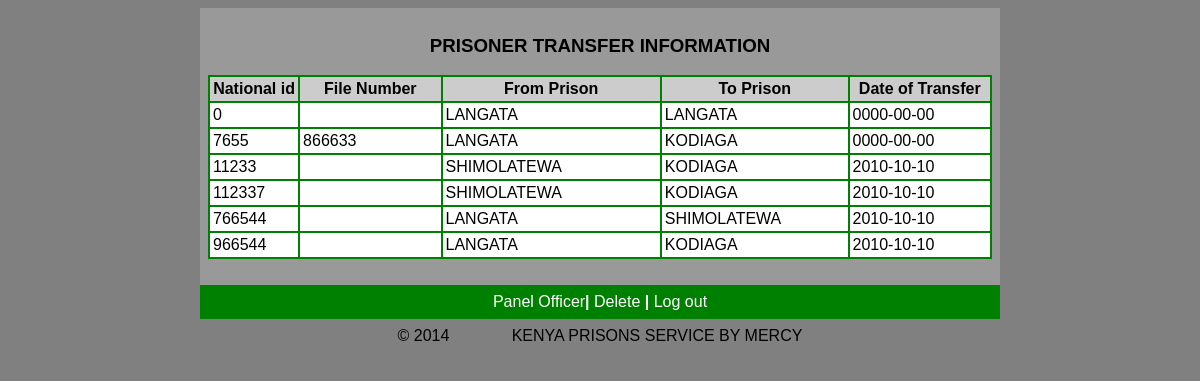
Page /officer/viewtransfer1.php on the committed database.
### tables this page shows
CREATE TABLE IF NOT EXISTS `transfer` (
  `National_id` int(16) NOT NULL,
  `File_num` varchar(16) NOT NULL,
  `From_prison` varchar(17) NOT NULL,
  `To_prison` varchar(18) NOT NULL,
  `Dateoftransfer` date NOT NULL,
  PRIMARY KEY (`National_id`)
);

### officer/viewtransfer1.php (the view, shortened to what this page needs)
<html>
<head>
   <link rel="stylesheet" media="screen" href="login.css" >
</head>
<body>
	<table align='center' border='0' bgcolor='GREEN' width='800' cellpadding='8' cellspacing='0' height='200'>
          <tr>
            <td bgcolor='#999999' valign='center'>
<?php
$tbl_name="transfer";
$sel= mysql_query("select * from $tbl_name");
echo"<table align='center'bgcolor='GREEN' width='100%' border='0' cellpadding='3' cellspacing='2' bgcolor='silver'>
<caption><h3>PRISONER TRANSFER  INFORMATION</h3></caption>
<tr bgcolor='#CCCCCC'>
<th width='3%'>National id</th>
<th width='10%'>File Number</th>
<th width='15%'>From Prison</th>
<th width='10%'>To Prison</th>
<th width='10%'>Date of Transfer</th>
</tr>";
   while($row=mysql_fetch_array ($sel))
{
echo "<tr bgcolor='white'>";
echo  "<td width='3%'>".$row ['National_id']."</td>";
echo  "<td width='10%'>".$row ['File_num']."</td>";
echo  "<td width='7%'>".$row ['From_prison']."</td>";
echo  "<td width='10%'>".$row ['To_prison']."</td>";
echo  "<td width='10%'>".$row ['Dateoftransfer']. "</td>";
echo "</tr>";
}
echo"</table>";
?>
<br/>
			</td>
          </tr>
          <tr>
			<td align="center" bgcolor='GREEN'><a href="officerpanel.php" target="_parent">Panel Officer<b>|</b></a>
			<a href="deletetransfer1.php" target="_parent">Delete <b>|</b></a>
			<a href="index.php" target="_parent">Log out</a></td>
          </tr>
          <tr>
            <td align='center' bgcolor='GREY' height='1'>
					&copy; 2014
                    &nbsp;&nbsp;&nbsp;&nbsp;&nbsp;&nbsp;&nbsp;&nbsp;&nbsp;&nbsp;&nbsp;&nbsp;
					KENYA PRISONS SERVICE BY MERCY
            </td>
          </tr>
	</table>
</body>
</head>
</html>

### login.css (style rules this page uses)
body { font: 14px/21px "Lucida Sans", "Lucida Grande", "Lucida Sans Unicode", sans-serif;background:gray; }
a { color:#fff; text-decoration:none; }

### rows in the picture
transfer: National_id "0", From_prison "LANGATA", To_prison "LANGATA", Dateoftransfer "0000-00-00"
transfer: National_id "7655", File_num "866633", From_prison "LANGATA", To_prison "KODIAGA", Dateoftransfer "0000-00-00"
transfer: National_id "11233", From_prison "SHIMOLATEWA", To_prison "KODIAGA", Dateoftransfer "2010-10-10"
transfer: National_id "112337", From_prison "SHIMOLATEWA", To_prison "KODIAGA", Dateoftransfer "2010-10-10"
transfer: National_id "766544", From_prison "LANGATA", To_prison "SHIMOLATEWA", Dateoftransfer "2010-10-10"
transfer: National_id "966544", From_prison "LANGATA", To_prison "KODIAGA", Dateoftransfer "2010-10-10"
